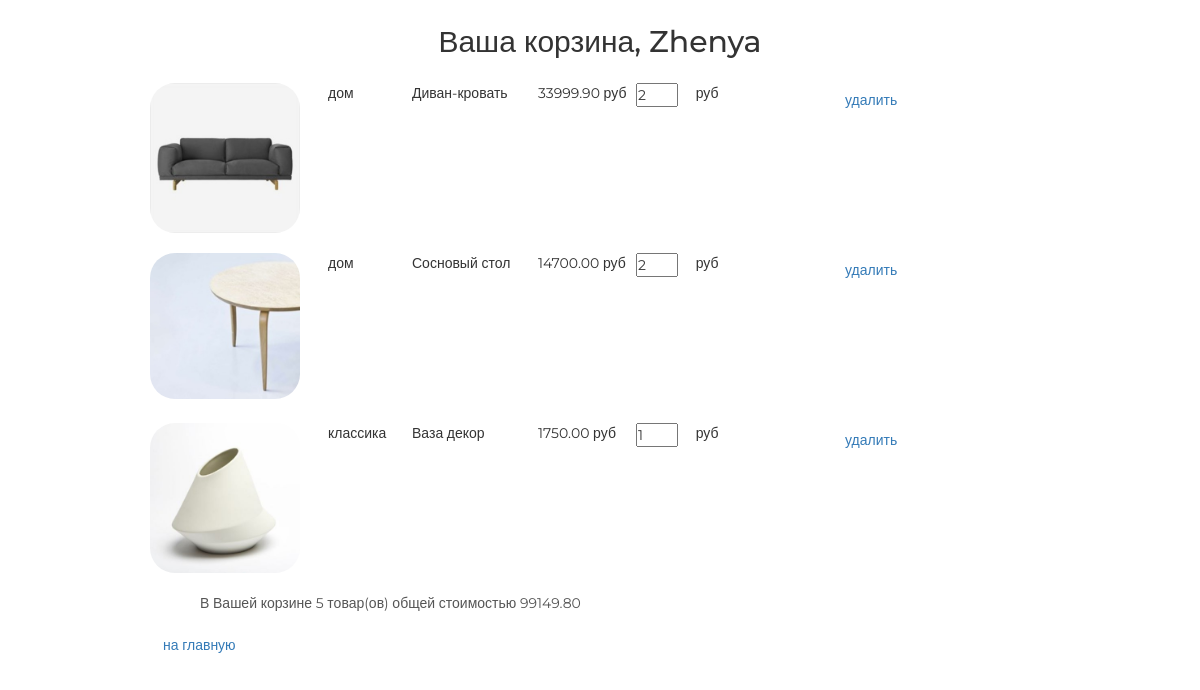
The page /basket/ (signed in) on the database its author committed.
### authapp/models.py (models this page shows, shortened)
class ShopUser(AbstractUser):
    avatar = models.ImageField(upload_to='user_avatars', blank=True)
    age = models.PositiveIntegerField(verbose_name='возраст', default=18)
    def basket_price(self):
        return sum(el.product_cost for el in self.basket.all())
    def basket_quantity(self):
        return sum(el.quantity for el in self.basket.all())
    activation_key = models.CharField(max_length=128, blank=True)
    activation_key_created = models.DateTimeField(auto_now_add=True, blank=True, null=True)

### basketapp/models.py (models this page shows)
class Basket(models.Model):
    user = models.ForeignKey(get_user_model(), on_delete=models.CASCADE, related_name='basket')
    product = models.ForeignKey(Product, on_delete=models.CASCADE)
    quantity = models.PositiveIntegerField('количество', default=0)
    add_datatime = models.DateTimeField('время', auto_now_add=True)
    upd_datatime = models.DateTimeField('время', auto_now=True)
    @property
    def product_cost(self):
        return self.product.price * self.quantity

### mainapp/models.py (models this page shows, shortened)
class Product(models.Model):
    category = models.ForeignKey(ProductCategory, on_delete=models.CASCADE,)
    name = models.CharField('имя', max_length=128,)
    image = models.ImageField(upload_to='product_img', blank=True,)
    short_desc = models.CharField(
        'краткое описание',
        max_length=256,
        blank=True,
    )
    description = models.CharField(
        'описание',
        max_length=500,
        blank=True,
    )
    price = models.DecimalField(
        'цена продукта',
        max_digits=8,
        decimal_places=2,
        default=0,
    )
    quantity = models.PositiveIntegerField('количество товара на складе', default=0,)
    is_active = models.BooleanField('активность', default=True)
    class Meta:
        verbose_name = 'продукт'
        verbose_name_plural = 'продукты'
        ordering = ['price']

class ProductCategory(models.Model):
    name = models.CharField(
        'имя',
        max_length=64,
        unique=True,
    )
    description = models.TextField(
        'описание',
        blank=True,
    )
    created = models.DateTimeField(auto_now_add=True)
    updated = models.DateTimeField(auto_now=True)
    is_active = models.BooleanField('активность', default=True)
    class Meta:
        verbose_name = 'категория продукта'
        verbose_name_plural = 'категории продукта'
        ordering = ['name']

### basketapp/views.py (the view)
# urls.py: path('', adminapp.index, name='index'),
@login_required
def index(request):
    basket = request.user.basket.all()
    context = {
        'page_title': 'корзина',
        'basket': basket,
    }
    return render(request, 'basketapp/index.html', context)

### mainapp/context_processors.py (called while the page is built)
def categories(request):
    return {
        'categories': ProductCategory.objects.filter(is_active=True)
    }

### basketapp/templates/basketapp/index.html
{% extends 'basketapp/base.html' %}
{% load static %}
{% block container %}
    <div class="basket_list">
        {% if basket %}
            {% for item in basket %}
                <div class="basket_record">
                    <img src="/media/{{ item.product.image }}" alt="{{ item.product.short_desc }}">
                    <span class="category_name">{{ item.product.category.name }}</span>
                    <span class="product_name">{{ item.product.name|capfirst }}</span>
                    <span class="product_price">{{ item.product.price }}&nbspруб</span>
                    <input type="number" name="{{ item.pk }}" min="0" max="{{ item.product.quantity }}" value="{{ item.quantity }}">
                    <span class="product_cost">{{ item.product.cost }}&nbspруб</span>
                    <a href="{% url 'basket:remove' basket_item_pk=item.pk %}" class="btn btn-round">
                        удалить
                    </a>
                </div>
            {% endfor %}
            <div class="basket_summary">
                {% include 'basketapp/includes/basket_summary.html' %}
            </div>
        {% else %}
            <h4>Ваша корзина пуста</h4>
        {% endif %}
        <a href="{% url 'index' %}" class="btn btn-round">на главную</a>
    </div>
{% endblock %}

### basketapp/templates/basketapp/base.html (shortened to what this page needs)
<!DOCTYPE html>
{% load static %}
<html>
    {% block css %}
        <link rel="stylesheet" type="text/css" href="{% static 'css/bootstrap.min.css' %}">
        <link rel="stylesheet" href="{% static 'fonts/font-awesome/css/font-awesome.css' %}">
        <link rel="stylesheet" type="text/css" href="{% static 'style.css' %}">
    {% endblock %}
<body>
    <div class="basket_container">
      <div class="h2 text-center head">
        Ваша корзина,
        {{ user.first_name|default:"пользователь"|capfirst }}
      </div>
        {% block container %}
        {% endblock %}
    </div>
</body>
</html>

### basketapp/templates/basketapp/includes/basket_summary.html
В Вашей корзине {{ user.basket_quantity }} товар(ов) общей стоимостью {{ user.basket_price}}

### geekshop/static/style.css (style rules this page uses)
* { margin: 0; padding: 0; }
body { font-family: 'Montserrat', sans-serif; }
html, body { height: 100%; }
.basket_container { margin: 25px auto; width: 900px; }
.basket_list input[type="number"] { width: 3em; position: relative; display: block; float: left; }
.basket_list span.category_name { margin-left: 2em; width: 5em; position: relative; display: block; float: left; }
.basket_list span.product_name { margin-left: 1em; width: 8em; position: relative; display: block; float: left; }
.basket_list span.product_price { margin-left: 1em; width: 7em; position: relative; display: block; float: left; }
.basket_list span.product_cost { margin-left: 1em; width: 10em; position: relative; display: block; float: left; }
.basket_list .basket_record { position: relative; display: block; height: 170px; float: none; }
.basket_container .head { margin: 25px auto; }
.basket_container img { display: block; float: left; width: 150px; border-radius: 25px; }
.basket_container .basket_summary { display: block; margin-left: 50px; margin-bottom: 15px; color: #555; }

### rows shown on the page
ShopUser: first_name "Zhenya", basket_quantity "5", basket_price "99149.80"
Basket: product.image (picture), product.category.name "дом", product.name "Диван-кровать", product.price "33999.90", quantity "2"
Basket: product.image (picture), product.category.name "дом", product.name "Сосновый стол", product.price "14700.00", quantity "2"
Basket: product.image (picture), product.category.name "классика", product.name "Ваза декор", product.price "1750.00", quantity "1"
